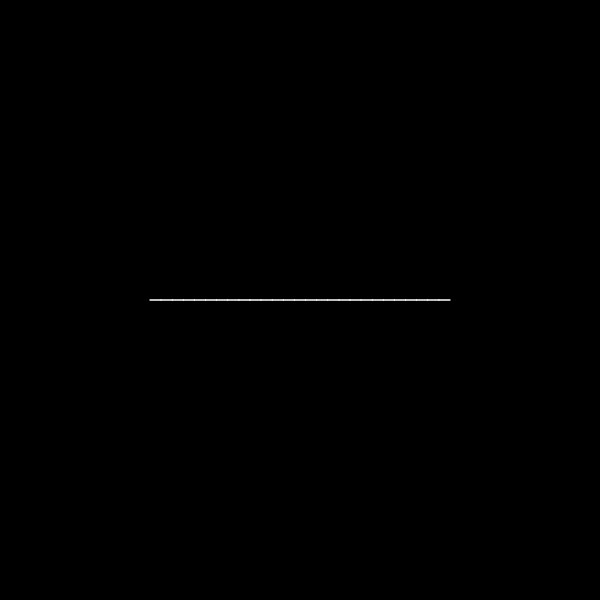
Frame 1 (no input)
Frame 60 (no input): identical to frame 1, image omitted
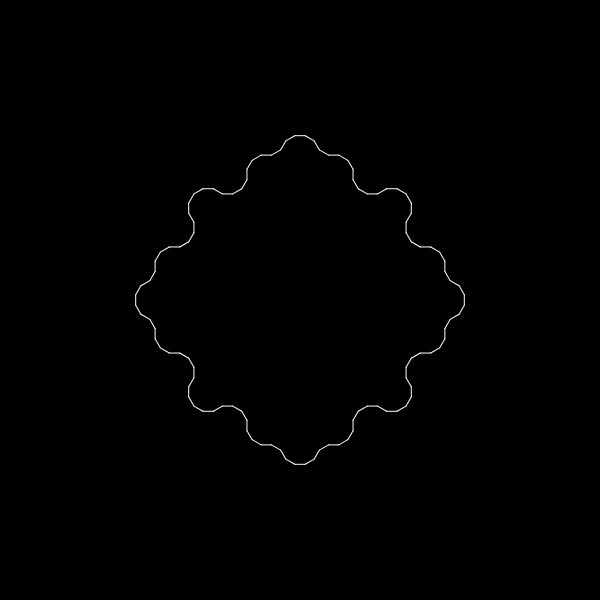
Frame 120 (the mouse pressed at the canvas centre since frame 60)

The p5.js sketch that drew these frames (run headless with seeded random() and noise() and a simulated clock; from frame 60 on, the mouse is pressed at the canvas centre):

// p5.js sketch
// ── sketch.js
let time = 0;
let mode = 0;
let funcs = [];
let c0 = [];
let k;
let positiveNums = [];
let positiveOrder = [];
let positiveCorrectedOrder = [];
let negativeCorrectedOrder = [];
let negativeNums = [];
let negativeOrder = [];
let funcsAux = [];
let appro = [];
let graph = [];
let speed;
let show = false;
let valueForAngle;
let valueForSides;

function setup() {
	createCanvas(600,600);
	k = new Srep();
	k.next();
	k.next();
	k.next();
}

function draw() {
	if (mode == 0) {
		background(0);
		translate(width/2,height/2);
		scale(1,-1);
		stroke(255);
		valueForAngle = map(mouseX,0,width,0,PI/3);
		valueForSides = round(map(mouseY,0,height,2,6));
		k.disp(150,valueForAngle,valueForSides);
	} else {
		background(0);
		scale(1,-1);
		translate(width/2,-height/2);
		makeAppro(time);
		for (let i = 0; i < funcs.length; i++) {
			graph[i].push(appro[i]);
			if (graph[i].length > 1/speed) {
				graph[i].shift();
			}
		}
		strokeWeight(1);
		if (show) {
			push();
			translate(-c0[0],-c0[1])
			stroke(255);
			beginShape();
			for (let i = 0; i < funcs[0].length; i++) {
				vertex(funcs[0][i][0],funcs[0][i][1]);
			}
			endShape(CLOSE);
			pop();
		}
		strokeWeight(2);
		noFill();
		for (let k = 0; k < funcs.length; k++) {
			beginShape();
			if (k == 0) {
				stroke(0,255,0);
			} else if (k == 1) {
				stroke(0,0,255);
			} else if (k == 2) {
				stroke(100);
			} else {
				stroke(255,0,0);
			}
			for (let i = 0; i < graph[k].length; i++) {
				vertex(graph[k][i][0],graph[k][i][1]);
			}
			if (graph[k].length >= 1/speed) {
				endShape(CLOSE);
			} else {
				endShape();
			}
		}
		display(time);
		time += speed;
	}
}

function mouseClicked() {
	if (mode == 0) {
		funcsAux.push(k.toArray(27,150,valueForAngle,valueForSides));
		k.next();
		funcsAux.push(k.toArray(9,150,valueForAngle,valueForSides));
		k.next();
		funcsAux.push(k.toArray(3,150,valueForAngle,valueForSides));
		for (let j = 0; j < funcsAux.length; j++) {
			funcs.push([]);
			for (let i = 0; i < funcsAux[0][0].length; i++) {
				funcs[j].push([funcsAux[j][0][i],funcsAux[j][1][i],true]);
			}
		}
		speed = 1/funcs[0].length;
		c0 = findCoefficient(funcs[0],0);
		mode = 1;
		for (let i = 0; i < funcs.length; i++) {
			graph.push([]);
			positiveNums.push([]);
			negativeNums.push([]);
			positiveOrder.push(0);
			negativeOrder.push(0);
			positiveCorrectedOrder.push(0);
			negativeCorrectedOrder.push(0);
		}
		let arr = [5,10,20];
		doNext(arr);
	} else {
		let arr = [5,10,20];
		doNext(arr);
	}
}

function convert(num) {
	let ans = [];
	if (num[2]) {
		ans.push(sqrt(num[0]*num[0]+num[1]*num[1]));
		let ang;
		if (num[0] == 0) {
			if (num[1] >= 0) {
				ang = PI/2;
			} else {
				ang = -PI/2;
			}
		} else {
			ang = atan(num[1]/num[0]);
			if (num[0] < 0) {
				ang += PI;
			}
		}
		ans.push(ang);
		ans.push(false);
	} else {
		ans.push(num[0]*cos(num[1]));
		ans.push(num[0]*sin(num[1]));
		ans.push(true);
	}
	return ans;
}

function mult(num1,num2) {
	let re = num1[0]*num2[0]-num1[1]*num2[1];
	let im = num1[0]*num2[1]+num1[1]*num2[0];
	return [re,im,true];
}

function sub(num1,num2) {
	return [num1[0]-num2[0],num1[1]-num2[1],true];
}

function eToThe(arg) {
	return [cos(arg),sin(arg),true];
}

function findCoefficient(fun,n) {
	let re = 0;
	let im = 0;
	let argovert = -n*TWO_PI/fun.length;
	for (let t = 0; t < fun.length; t++) {
		let num = mult(fun[t],eToThe(argovert*t));
		re += num[0]/fun.length;
		im += num[1]/fun.length;
	}
	return [re,im,true];
}

function makeAppro(t) {
	appro = [];
	let re = [];
	let im = [];
	for (let i = 0; i < funcs.length; i++) {
		re.push(0);
		im.push(0);
	}
	for (let i = 0; i < funcs.length; i++) {
		for (let n = 1; n <= positiveOrder[i]; n++) {
			let num = mult(positiveNums[i][n-1],eToThe(n*TWO_PI*t));
			re[i] += num[0];
			im[i] += num[1];
			for (let j = i+1; j < funcs.length; j++) {
				re[j] += num[0];
				im[j] += num[1];
			}
		}
		for (let n = -1; n >= -negativeOrder[i]; n--) {
			let num = mult(negativeNums[i][-n-1],eToThe(n*TWO_PI*t));
			re[i] += num[0];
			im[i] += num[1];
			for (let j = i+1; j < funcs.length; j++) {
				re[j] += num[0];
				im[j] += num[1];
			}
		}
		appro.push([re[i],im[i],true]);
	}
}

function display(t) {
	push();
	strokeWeight(1);
	for (let k = 0; k < funcs.length; k++) {
		stroke(255,150);
		for (let n = 1; n <= positiveOrder[k]; n++) {
			let num = convert(mult(positiveNums[k][n-1],eToThe(n*TWO_PI*t)));
			ellipse(0,0,2*num[0]);
			rotate(num[1]);
			line(0,0,num[0],0);
			translate(num[0],0);
			rotate(-num[1]);
			if (negativeOrder[k] < n) {
				continue;
			} else {
				num = convert(mult(negativeNums[k][n-1],eToThe(-n*TWO_PI*t)));
				ellipse(0,0,2*num[0]);
				rotate(num[1]);
				line(0,0,num[0],0);
				translate(num[0],0);
				rotate(-num[1]);
			}
		}
		if (negativeOrder[k] > positiveOrder[k]) {
			for (let n = positiveOrder[k]; n < negativeOrder[k]; n++) {
				num = convert(mult(negativeNums[k][n-1],eToThe(-n*TWO_PI*t)));
				ellipse(0,0,2*num[0]);
				rotate(num[1]);
				line(0,0,num[0],0);
				translate(num[0],0);
				rotate(-num[1]);
			}
		}
		if (k == 0) {
			fill(0,255,0);
		} else if (k == 1) {
			fill(0,0,255);
		} else if (k == 2) {
			fill(100);
		} else {
			fill(255,0,0);
		}
		noStroke();
		ellipse(0,0,16);
		noFill();
	}
}

class Srep {

	constructor() {
		this.n = 0;
		this.status = [0]; //0 == A. 1 == B. 2 == Rotate Left. 3 Rotate Right
		this.a = [2,1,3,0,3,1,2];
		this.b = [3,0,2,1,2,0,3];
	}

	next() {
		this.n++;
		let aux = [];
		for (let j = 0; j < this.status.length; j++) {
			if (this.status[j] == 0) {
				for (let i = 0; i < this.a.length; i++) {
					aux.push(this.a[i]);
				}
			} else if (this.status[j] == 1) {
				for (let i = 0; i < this.b.length; i++) {
					aux.push(this.b[i]);
				}
			} else {
				aux.push(this.status[j]);
			}
		}
		this.status = aux;
	}

	disp(length,angle,it) {
		push();
		rotate(TWO_PI/it/2);
		translate(0,length);
		rotate(-TWO_PI/it/2-PI/2);
		let l = 2*length*sin(PI/it)/Math.pow(1+2*cos(angle),this.n);
		let a = angle;
		for (let j = 0; j < it; j++) {
			for (let i = 0; i < this.status.length; i++) {
				if (this.status[i] == 0 || this.status[i] == 1) {
					line(0,0,0,l);
					translate(0,l);
				} else if (this.status[i] == 2) {
					rotate(a);
				} else {
					rotate(-a);
				}
			}
			rotate(-TWO_PI/it);
		}
		pop();
	}

	toArray(precision,length,angle,it) { //Precision = integer greater than 0;
		let ansX = [];
		let ansY = [];
		let posX = 0;
		let posY = 0;
		let ang = 0;
		ang += TWO_PI/it/2;
		posX += length*cos(angle);
		posY += length*sin(angle);
		ang += -TWO_PI/it/2-PI/2;
		let l = 2*length*sin(PI/it)/Math.pow(1+2*cos(angle),this.n);
		let a = angle;
		for (let j = 0; j < it; j++) {
			for (let i = 0; i < this.status.length; i++) {
				if (this.status[i] == 0 || this.status[i] == 1) {
					for (let k = 0; k < precision; k++) {
						ansX.push(posX);
						ansY.push(posY);
						posX += l/precision*cos(ang);
						posY += l/precision*sin(ang);
					}
				} else if (this.status[i] == 2) {
					ang += a;
				} else {
					ang += -a;
				}
			}
			ang += -TWO_PI/it;
		}
		return [ansX,ansY];
	}
}

function doNext(n) {
	for (let i = 0; i < n.length; i++) {
		for (let j = 0; j < n[i]; j++) {
			positiveOrder[i]++;
			positiveNums[i].push(findCoefficient(funcs[i],positiveOrder[i]));
			negativeOrder[i]++;
			negativeNums[i].push(findCoefficient(funcs[i],-negativeOrder[i]));
		}
	}
	for (let i = n.length - 1; i > 0; i--) {
		for (let j = positiveCorrectedOrder[i]; j < positiveOrder[i]; j++) {
			if (positiveOrder[i-1]-1 >= j) {
				positiveNums[i][j] = sub(positiveNums[i][j],positiveNums[i-1][j]);
				positiveCorrectedOrder[i]++;
			}
			if (negativeOrder[i-1]-1 >= j) {
				negativeNums[i][j] = sub(negativeNums[i][j],negativeNums[i-1][j]);
				negativeCorrectedOrder[i]++;
			}
		}
	}
}
